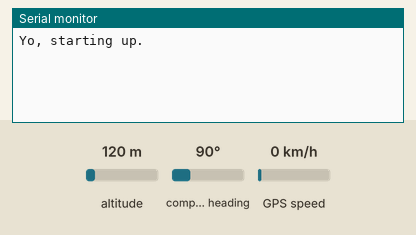
Bench run of a sketch on a simulated Arduino Uno, built with avr-gcc and run on an emulated ATmega328P. Parts: the last lines printed to the serial monitor. The inputs (shaded band) are chosen by the test bench; at power-on: compass heading 90°, GPS speed 0 km/h, altitude 120 m. The GPS gets a fix after 3 s at 37.7749, -122.4194 with 8 satellites.

Above: at 1.2 s.
1.3 s: compass heading set to 7°
At 3.9 s:
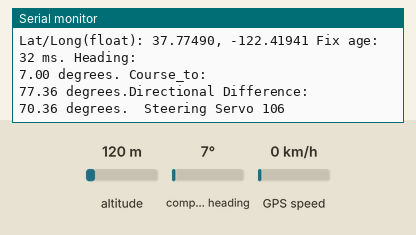
4.5 s: GPS speed set to 30 km/h
6.0 s: compass heading set to 90°
At 7.4 s:
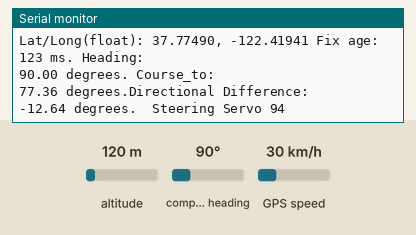
Timing chart, 0 to 9.0 s (numbered marks = the images above; inputs shaded):
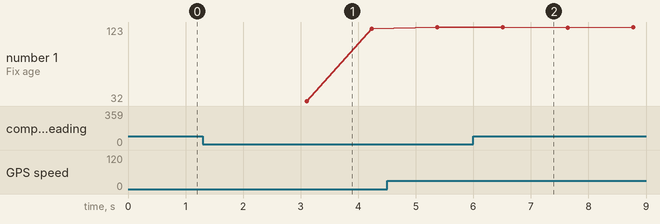

The sketch:

GPScourseto.ino
```cpp
#include <SoftwareSerial.h>
#include <TinyGPS.h>
#define PMTK_SET_NMEA_UPDATE_1HZ  "$PMTK220,1000*1F"
#define PMTK_SET_NMEA_UPDATE_5HZ  "$PMTK220,200*2C"
#define PMTK_SET_NMEA_UPDATE_10HZ "$PMTK220,100*2F"
#define PMTK_SET_NMEA_OUTPUT_RMCONLY "$PMTK314,0,1,0,0,0,0,0,0,0,0,0,0,0,0,0,0,0,0,0*29"
#define PMTK_SET_NMEA_OUTPUT_ALLDATA "$PMTK314,1,1,1,1,1,1,0,0,0,0,0,0,0,0,0,0,0,0,0*28"


/* This sample code demonstrates the normal use of a TinyGPS object.
   It requires the use of NewSoftSerial, and assumes that you have a
   4800-baud serial GPS device hooked up on pins 2(rx) and 3(tx).
*/

TinyGPS gps;
SoftwareSerial mySerial(2, 3);
float myLat, myLon;
float initialLat = 0;
float initialLon = 0;
float directionDifference ;
int steeringServo ;
void gpsdump(TinyGPS &gps);
boolean feedgps();
void printFloat(double f, int digits = 2);

void setup()
{
  Serial.begin(115200);
  mySerial.begin(9600);
  mySerial.println(PMTK_SET_NMEA_OUTPUT_RMCONLY);
  mySerial.println(PMTK_SET_NMEA_UPDATE_10HZ);
  Serial.print("Yo, starting up.");

}

void printFloat(double number, int digits)
{
  // Handle negative numbers
  if (number < 0.0)
  {
     Serial.print('-');
     number = -number;
  }

  // Round correctly so that print(1.999, 2) prints as "2.00"
  double rounding = 0.5;
  for (uint8_t i=0; i<digits; ++i)
    rounding /= 10.0;

  number += rounding;

  // Extract the integer part of the number and print it
  unsigned long int_part = (unsigned long)number;
  double remainder = number - (double)int_part;
  Serial.print(int_part);

  // Print the decimal point, but only if there are digits beyond
  if (digits > 0)
    Serial.print(".");

  // Extract digits from the remainder one at a time
  while (digits-- > 0)
  {
    remainder *= 10.0;
    int toPrint = int(remainder);
    Serial.print(toPrint);
    remainder -= toPrint;
  }
}
float getTurnAngle(float courseHeading, float currentHeading){
  float directionDifference;
  directionDifference = courseHeading - currentHeading;
  if (directionDifference  > 180){
    directionDifference -= 360;
  }else if (directionDifference  < -180){
    directionDifference += 360;
  }
  return directionDifference;
}

void gpsdump(TinyGPS &gps)
{
  long lat, lon;
  float flat, flon;
  unsigned long age, date, time, chars, course;
  float courseHeading;
  float currentHeading;
  //unsigned long age, time, date, speed, course;
  int year;
  byte month, day, hour, minute, second, hundredths;
  unsigned short sentences, failed;
  unsigned long heading;

  feedgps(); // If we don't feed the gps during this long routine, we may drop characters and get checksum errors

  gps.f_get_position(&flat, &flon, &age);
  myLat = flat;
  myLon = flon;
  float goal[] = {39.26450, -94.39680}; //end of the driveway at the gate

  heading = gps.course();
  currentHeading = heading/100;
  courseHeading = gps.course_to(myLat, myLon, goal[0], goal[1]);

  directionDifference = getTurnAngle(courseHeading, currentHeading);

  if(initialLat==0){
    initialLat = flat;
  }
  if(initialLon==0){
    initialLon = flon;
  }
  steeringServo = map(directionDifference, -180, 180, 70, 122);

  Serial.print("Lat/Long(float): "); printFloat(flat, 5); Serial.print(", "); printFloat(flon, 5);
  Serial.print(" Fix age: ");
  Serial.print(age);
  Serial.print(" ms.");
  Serial.println(" Heading:");
  Serial.print(currentHeading);
  Serial.print(" degrees.");
  Serial.println(" Course_to:");
  Serial.print(courseHeading);
  Serial.print(" degrees.");
  Serial.println("Directional Difference:");
  Serial.print(directionDifference);
  Serial.print(" degrees.");
  Serial.print("  Steering Servo ");
  Serial.print(steeringServo);
  Serial.println();
  delay(1000);


  feedgps();

  /*gps.crack_datetime(&year, &month, &day, &hour, &minute, &second, &hundredths, &age);
  Serial.print("Date: "); Serial.print(static_cast<int>(month)); Serial.print("/"); Serial.print(static_cast<int>(day)); Serial.print("/"); Serial.print(year);
  Serial.print("  Time: "); Serial.print(static_cast<int>(hour)); Serial.print(":"); Serial.print(static_cast<int>(minute)); Serial.print(":"); Serial.print(static_cast<int>(second)); Serial.print("."); Serial.print(static_cast<int>(hundredths));
  Serial.print("  Fix age: ");  Serial.print(age); Serial.println("ms.");
  feedgps();
  */
}

boolean feedgps()
{
  while (mySerial.available())
  {
    if (gps.encode(mySerial.read()))
      return true;
  }
  return false;
}

void loop()
{
  boolean newdata = false;
  unsigned long start = millis();
  // Every 5 seconds we print an update
  while (millis() - start < 100)
  {
    if (feedgps())
      newdata = true;
  }

  if (newdata)
  {
    Serial.println("Acquired Data");
    Serial.println("-------------");
    gpsdump(gps);
    //Serial.println("-------------");
    //Serial.println((initialLat-myLat)*10000);
  }
}
```

Measured:
- after the input at 1.3 s, the serial monitor: prints a new line after 1.8 s (image 1)
- after the input at 6.0 s, the serial monitor: prints a new line after 0.51 s (image 2)
- plotted number 1: 121 → 123 after the input at 4.5 s
